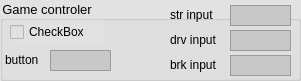
     <widget class="QGroupBox" name="groupBox_16">
      <property name="geometry">
       <rect>
        <x>320</x>
        <y>300</y>
        <width>301</width>
        <height>81</height>
       </rect>
      </property>
      <property name="font">
       <font>
        <pointsize>10</pointsize>
       </font>
      </property>
      <property name="styleSheet">
       <string notr="true">background-color: rgba(225, 225, 225, 225);</string>
      </property>
      <property name="title">
       <string>Game controler</string>
      </property>
      <widget class="QLabel" name="label_38">
       <property name="geometry">
        <rect>
         <x>170</x>
         <y>30</y>
         <width>61</width>
         <height>20</height>
        </rect>
       </property>
       <property name="font">
        <font>
         <pointsize>9</pointsize>
        </font>
       </property>
       <property name="styleSheet">
        <string notr="true">background-color: rgba(255, 255, 255, 0);</string>
       </property>
       <property name="text">
        <string>drv input</string>
       </property>
      </widget>
      <widget class="QTextEdit" name="textEdit_gameDrv">
       <property name="geometry">
        <rect>
         <x>230</x>
         <y>30</y>
         <width>61</width>
         <height>21</height>
        </rect>
       </property>
       <property name="font">
        <font>
         <pointsize>9</pointsize>
        </font>
       </property>
       <property name="styleSheet">
        <string notr="true">background-color: rgb(200, 200, 200);</string>
       </property>
       <property name="verticalScrollBarPolicy">
        <enum>Qt::ScrollBarAlwaysOff</enum>
       </property>
       <property name="readOnly">
        <bool>true</bool>
       </property>
      </widget>
      <widget class="QTextEdit" name="textEdit_gameStr">
       <property name="geometry">
        <rect>
         <x>230</x>
         <y>5</y>
         <width>61</width>
         <height>21</height>
        </rect>
       </property>
       <property name="font">
        <font>
         <pointsize>9</pointsize>
        </font>
       </property>
       <property name="styleSheet">
        <string notr="true">background-color: rgb(200, 200, 200);</string>
       </property>
       <property name="verticalScrollBarPolicy">
        <enum>Qt::ScrollBarAlwaysOff</enum>
       </property>
       <property name="readOnly">
        <bool>true</bool>
       </property>
      </widget>
      <widget class="QTextEdit" name="textEdit_gameBrk">
       <property name="geometry">
        <rect>
         <x>230</x>
         <y>55</y>
         <width>61</width>
         <height>21</height>
        </rect>
       </property>
       <property name="font">
        <font>
         <pointsize>9</pointsize>
        </font>
       </property>
       <property name="styleSheet">
        <string notr="true">background-color: rgb(200, 200, 200);</string>
       </property>
       <property name="verticalScrollBarPolicy">
        <enum>Qt::ScrollBarAlwaysOff</enum>
       </property>
       <property name="readOnly">
        <bool>true</bool>
       </property>
      </widget>
      <widget class="QLabel" name="label_39">
       <property name="geometry">
        <rect>
         <x>170</x>
         <y>5</y>
         <width>71</width>
         <height>20</height>
        </rect>
       </property>
       <property name="font">
        <font>
         <pointsize>9</pointsize>
        </font>
       </property>
       <property name="styleSheet">
        <string notr="true">background-color: rgba(255, 255, 255, 0);</string>
       </property>
       <property name="text">
        <string>str input</string>
       </property>
      </widget>
      <widget class="QLabel" name="label_72">
       <property name="geometry">
        <rect>
         <x>170</x>
         <y>55</y>
         <width>71</width>
         <height>20</height>
        </rect>
       </property>
       <property name="font">
        <font>
         <pointsize>9</pointsize>
        </font>
       </property>
       <property name="styleSheet">
        <string notr="true">background-color: rgba(255, 255, 255, 0);</string>
       </property>
       <property name="text">
        <string>brk input</string>
       </property>
      </widget>
      <widget class="QLabel" name="label_74">
       <property name="geometry">
        <rect>
         <x>5</x>
         <y>50</y>
         <width>41</width>
         <height>20</height>
        </rect>
       </property>
       <property name="font">
        <font>
         <pointsize>9</pointsize>
        </font>
       </property>
       <property name="styleSheet">
        <string notr="true">background-color: rgba(255, 255, 255, 0);</string>
       </property>
       <property name="text">
        <string>button</string>
       </property>
      </widget>
      <widget class="QTextEdit" name="textEdit_gameButton">
       <property name="geometry">
        <rect>
         <x>50</x>
         <y>50</y>
         <width>61</width>
         <height>21</height>
        </rect>
       </property>
       <property name="font">
        <font>
         <pointsize>9</pointsize>
        </font>
       </property>
       <property name="styleSheet">
        <string notr="true">background-color: rgb(200, 200, 200);</string>
       </property>
       <property name="verticalScrollBarPolicy">
        <enum>Qt::ScrollBarAlwaysOff</enum>
       </property>
       <property name="readOnly">
        <bool>true</bool>
       </property>
      </widget>
      <widget class="QCheckBox" name="checkBox_gameEnable">
       <property name="geometry">
        <rect>
         <x>10</x>
         <y>20</y>
         <width>94</width>
         <height>24</height>
        </rect>
       </property>
       <property name="font">
        <font>
         <pointsize>9</pointsize>
        </font>
       </property>
       <property name="text">
        <string>CheckBox</string>
       </property>
      </widget>
     </widget>
